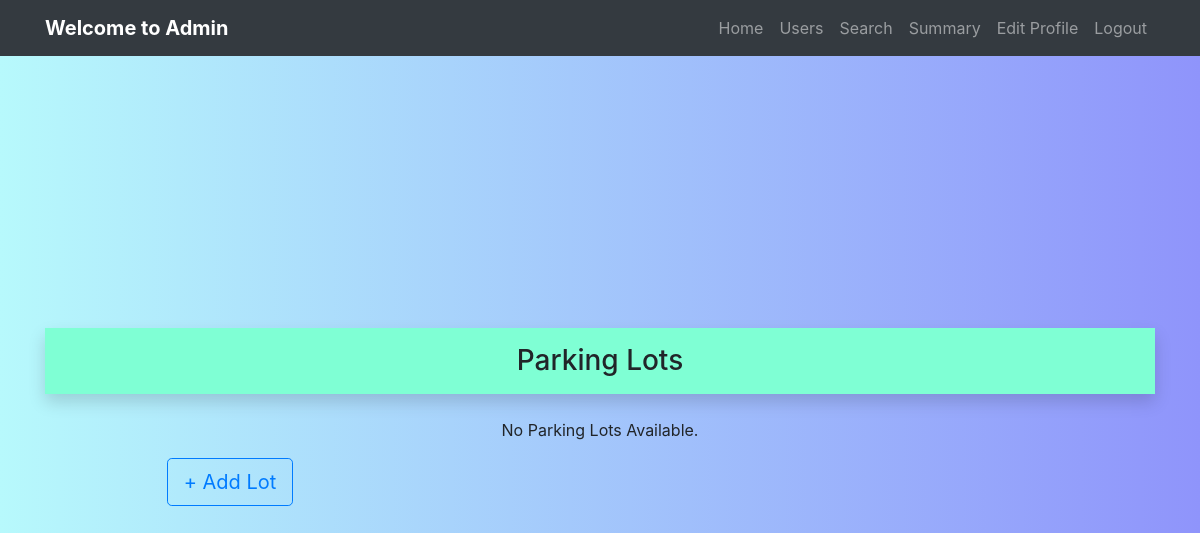
/admin, run on an earlier commit of the app's database.
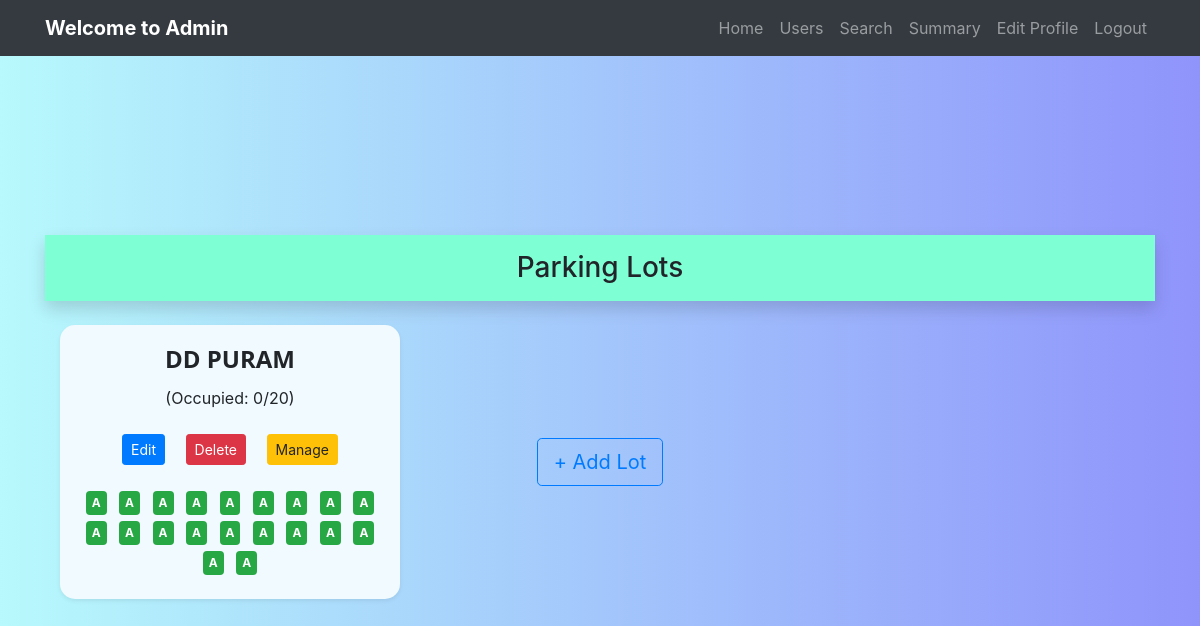
And on a later commit of the database.
### models/database.py (models this page shows)
class ParkingLot(db.Model):
    __tablename__ = 'parking_lot'
    id = db.Column(db.Integer, primary_key=True)
    prime_location_name = db.Column(db.String(120), nullable=False)
    price = db.Column(db.Float, nullable=False)
    address = db.Column(db.String(200), nullable=False)
    pin_code = db.Column(db.String(10), nullable=False)
    maximum_number_of_spots = db.Column(db.Integer, nullable=False)
    spots = db.relationship('ParkingSpot', backref='parking_lot', lazy=True)

class ParkingSpot(db.Model):
    __tablename__ = 'parking_spot'
    id = db.Column(db.Integer, primary_key=True)
    lot_id = db.Column(db.Integer, db.ForeignKey('parking_lot.id'), nullable=False)
    status = db.Column(db.String(1), nullable=False, default='A')
    spot_number = db.Column(db.String(50), nullable=False)
    reservation = db.relationship('Reservation', backref='parking_spot', uselist=False)

### app.py (the view)
@app.route("/admin")
def admin_page():
    username = session.get('username')
    lots = ParkingLot.query.all()
    for lot in lots:
        lot.occupied_spots = ParkingSpot.query.filter_by(lot_id=lot.id, status='O').count()
    return render_template('admin.html', lots=lots)

### templates/admin.html (shortened to what this page needs)
{% extends 'base.html' %}
{% block navbar %}
  <nav class="navbar navbar-expand-lg navbar-dark bg-dark fixed-top">
    <div class="container justify-content-center">
      <a class="navbar-brand font-weight-bold text-white" href="/admin">Welcome to Admin</a>
      <div class="collapse navbar-collapse justify-content-end" id="navbarNav">
        <ul class="navbar-nav text-center">
          <li class="nav-item"><a class="nav-link" href="/admin">Home</a></li>
          <li class="nav-item"><a class="nav-link" href="/admin/admin_users">Users</a></li>
          <li class="nav-item"><a class="nav-link" href="/search">Search</a></li>
          <li class="nav-item"><a class="nav-link" href="/admin/summary">Summary</a></li>
          <li class="nav-item"><a class="nav-link" href="/editprofile">Edit Profile</a></li>
          <li class="nav-item"><a class="nav-link" href="/login">Logout</a></li>
        </ul>
      </div>
    </div>
  </nav>
{% endblock %}
{% block content %}
<div class="container-fluid text-center font-weight-bold py-3 shadow mt-5" style="background-color: aquamarine;">
  <h3 class="mb-0">Parking Lots</h3>
</div>
<div class="container mt-4">
  <div class="row">
    {% if lots %}
      {% for lot in lots %}
      <div class="col-md-4 mb-4 d-flex align-items-stretch">
        <div class="card shadow-sm w-100" style="background-color: #f0faff; border: none; border-radius: 15px;">
          <div class="card-body d-flex flex-column justify-content-between">
            <h5 class="card-title text-center font-weight-bold" style="font-size: 1.5rem; font-family: 'Segoe UI', Tahoma, Geneva, Verdana, sans-serif;">
              {{ lot.prime_location_name }}
            </h5>
            <p class="card-text text-center" style="font-size: 1rem;">
              (Occupied: {{ lot.occupied_spots }}/{{ lot.maximum_number_of_spots }})
            </p>
            <div class="text-center my-2">
              <a href="/admin/editlot/{{ lot.id }}" class="btn btn-sm btn-primary mx-2">Edit</a>
              <a href="/admin/deletelot/{{ lot.id }}" class="btn btn-sm btn-danger mx-2">Delete</a>
              <a href="/admin/admin_parkinglots" class="btn btn-sm btn-warning mx-2">Manage</a>
            </div>
            <div class="mt-3 text-center">
  {% for spot in lot.spots %}
    {% if spot.status == 'A' %}
      <a href="{{ url_for('spot_details', spot_id=spot.id) }}"
         class="badge badge-success mx-1 mb-1"
         style="padding: 0.5em; text-decoration: none;">A</a>
    {% else %}
      <a href="{{ url_for('spot_details', spot_id=spot.id) }}"
         class="badge badge-danger mx-1 mb-1"
         style="padding: 0.5em; text-decoration: none;">O</a>
    {% endif %}
  {% endfor %}
</div>
          </div>
        </div>
      </div>
      {% endfor %}
    {% else %}
      <div class="col-12 text-center">
        <p>No Parking Lots Available.</p>
      </div>
    {% endif %}
    <div class="col-md-4 mb-4 d-flex align-items-center justify-content-center">
      <a href="/admin/add_lot" class="btn btn-lg btn-outline-primary">+ Add Lot</a>
    </div>
  </div>
</div>
{% endblock %}

What changed in the data, as far as the page shows it:
added ParkingLot: prime_location_name "DD PURAM", occupied_spots "0", maximum_number_of_spots "20"
Also different on the page:
text no longer shown: "No Parking Lots Available."
